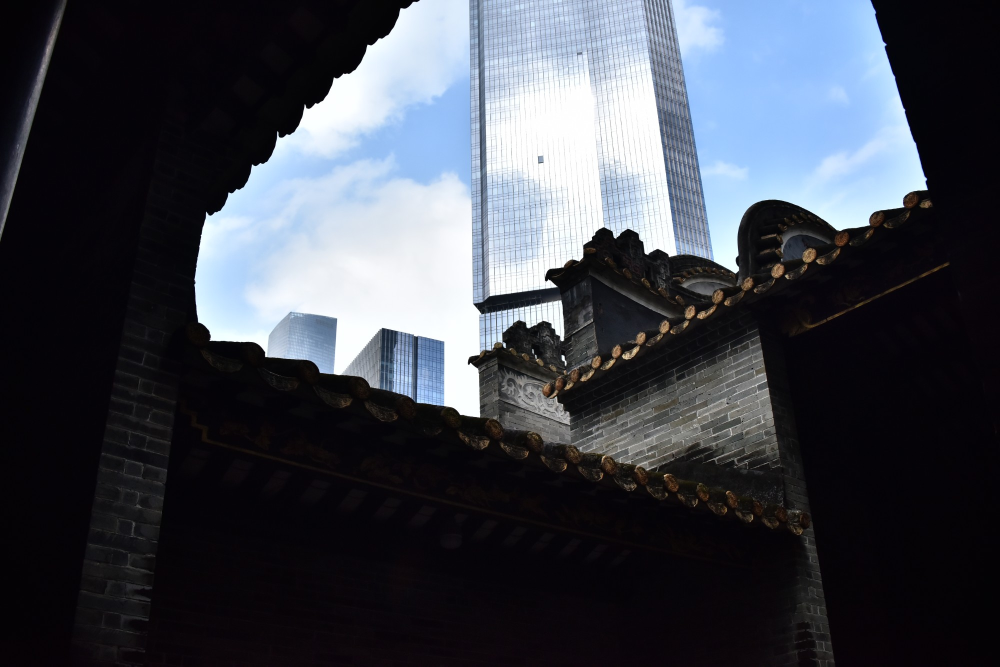
#> input picture 02_现场/照片/F04_檐下框景超高层.jpg, 2000 x 1333 px (shown at 1/2 size)
$ python prepare_photos.py
#> lines starting #> are read from the running program, lines starting #| are printed output that depends on the picture
"""Crop and tone the field photos used on the poster.

Sources live in 02_现场/照片/. Outputs go to src/assets/.
Run: python3 tools/prepare_photos.py  (needs Pillow)
"""

from pathlib import Path

from PIL import Image, ImageEnhance, ImageOps

ROOT = Path(__file__).resolve().parents[1]
PHOTOS = ROOT.parents[1] / "02_现场" / "照片"
OUT = ROOT / "src" / "assets"


def tone(img: Image.Image, contrast: float, brightness: float) -> Image.Image:
    """Warm monochrome: grey scale, then map black→ink and white→paper."""
    grey = ImageOps.grayscale(img)
    grey = ImageEnhance.Contrast(grey).enhance(contrast)
    grey = ImageEnhance.Brightness(grey).enhance(brightness)
    return ImageOps.colorize(grey, black="#0f1012", white="#f3eee4", mid="#7d7972")


def main() -> None:
    OUT.mkdir(parents=True, exist_ok=True)

    # Hero: eaves framing the skyscraper (F04). Keep the full frame.
    hero = Image.open(PHOTOS / "F04_檐下框景超高层.jpg")
#> hero is the input picture: PIL image 2000x1333 RGB; mean R, G, B 64.5, 68.4, 77.4
    hero = tone(hero, contrast=1.18, brightness=1.04)
#> in tone, `grey = ImageOps.grayscale(img)`:
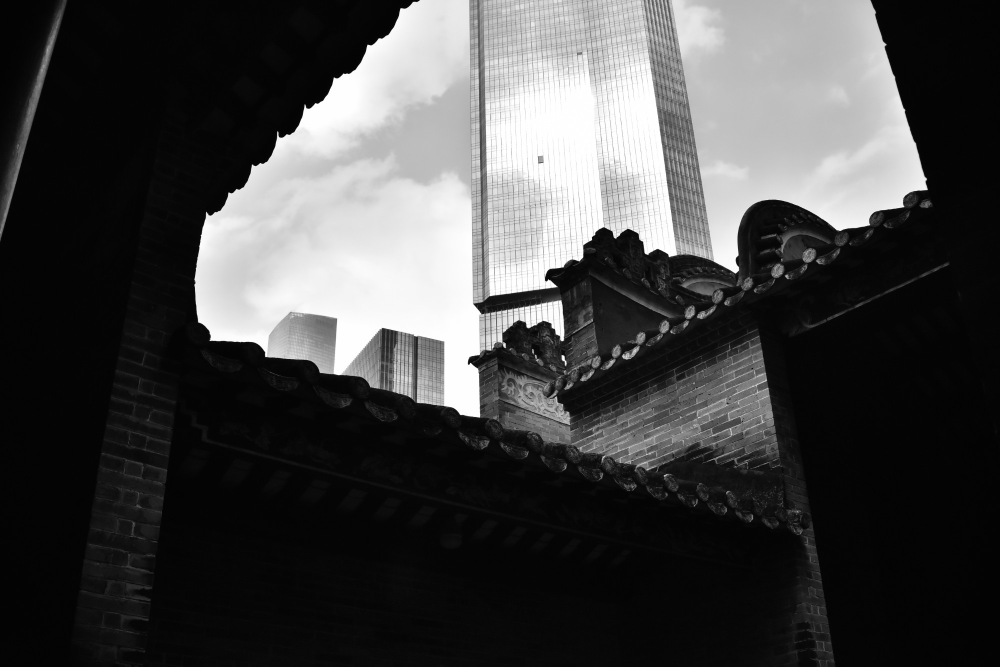
#> grey: PIL image 2000x1333 L (shown at 1/2 size); min 0, max 255, mean 68.2
#> in tone, `grey = ImageEnhance.Contrast(grey).enhance(contrast)`:
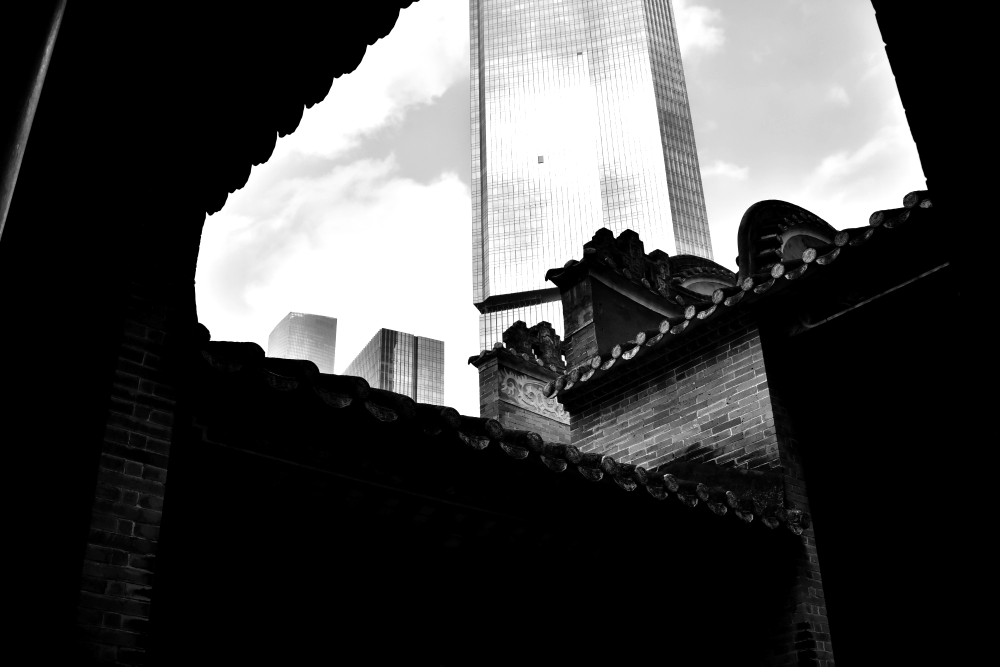
#> grey: PIL image 2000x1333 L (shown at 1/2 size); min 0, max 255, mean 69.2
#> in tone, `return ImageOps.colorize(grey, black="#0f1012", white="#f3eee4", mid="..`:
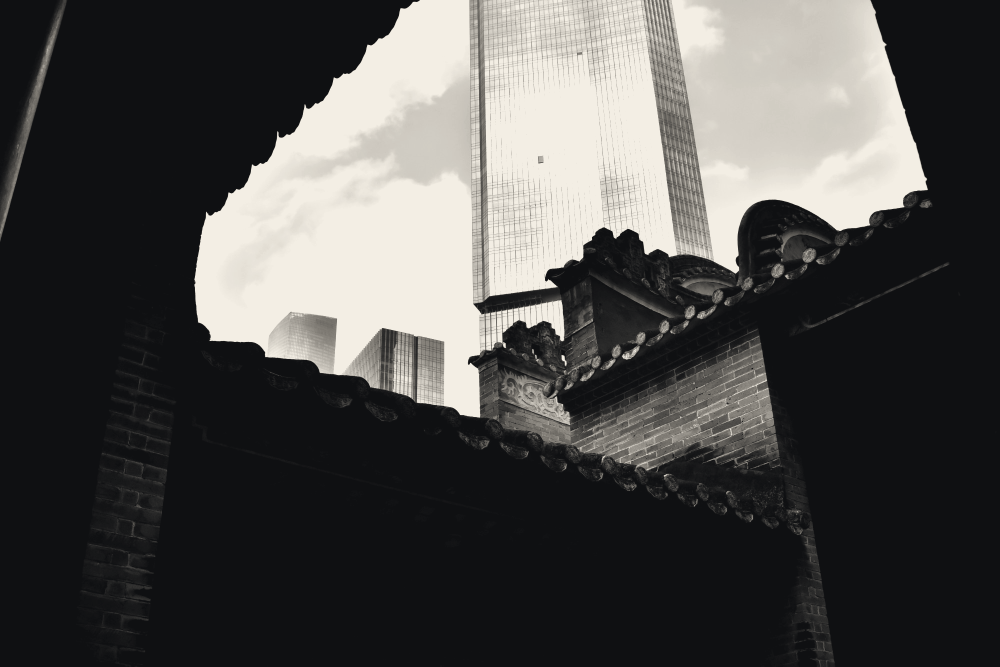
#> returned value: PIL image 2000x1333 RGB (shown at 1/2 size); mean R, G, B 77.6, 76.8, 75.2
    hero.save(OUT / "hero.jpg", quality=88, optimize=True, progressive=True)

    # Sculpture group "安居乐业" (F01). Crop away the passer-by on the left,
    # keeping only the statues and the inscription.
    sculpture = Image.open(PHOTOS / "F01_安居乐业雕塑墙.jpg")
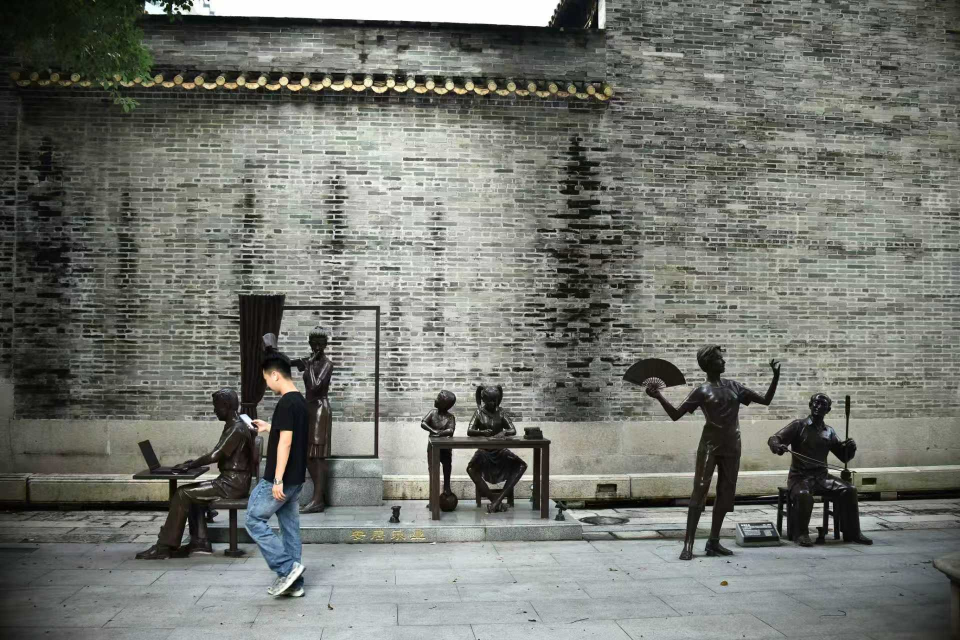
#> input picture 02_现场/照片/F01_安居乐业雕塑墙.jpg, 1920 x 1280 px (shown at 1/2 size)
#> sculpture is the input picture: PIL image 1920x1280 RGB; mean R, G, B 115.5, 118, 111.8
    sculpture = sculpture.crop((690, 560, 1790, 1140))
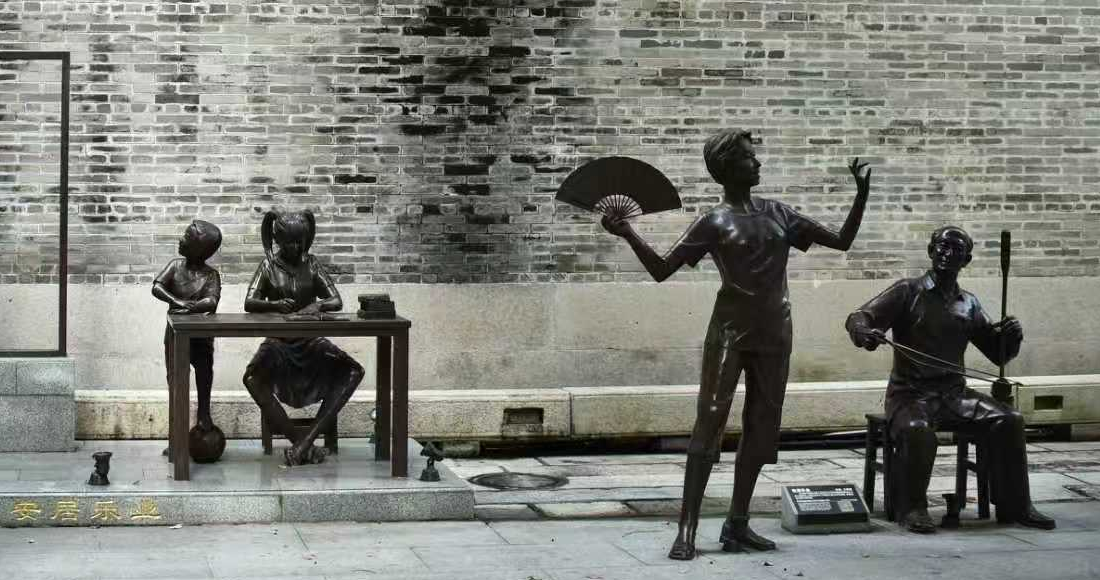
#> sculpture: PIL image 1100x580 RGB; mean R, G, B 126, 127.8, 121
    sculpture = tone(sculpture, contrast=1.12, brightness=1.02)
#> call 2 of tone, with contrast = 1.12, brightness = 1.02
#> in tone (call 2), `grey = ImageEnhance.Brightness(grey).enhance(brightness)`:
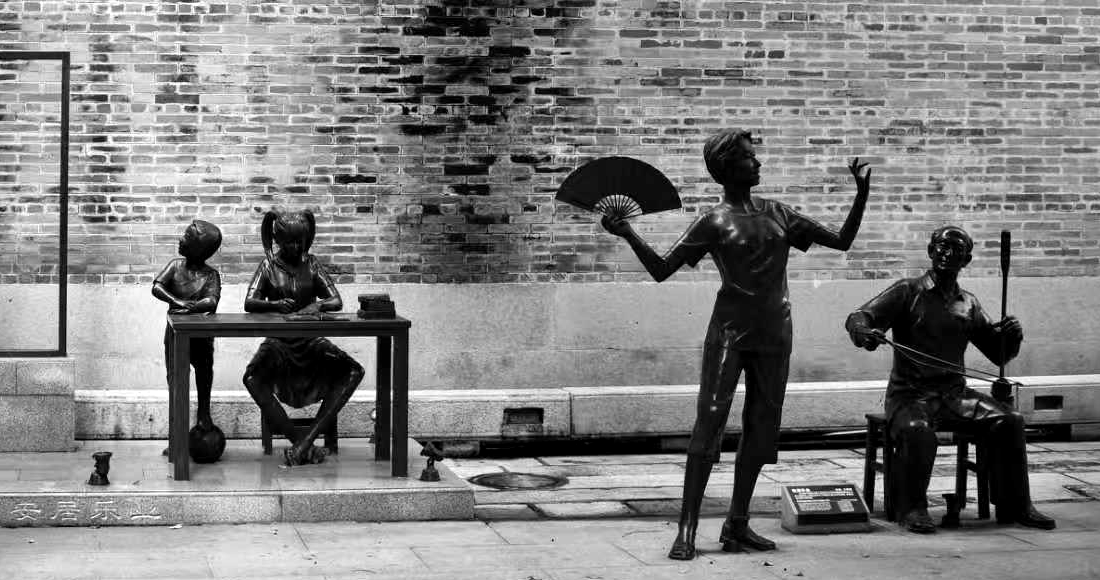
#> grey: PIL image 1100x580 L; min 0, max 255, mean 128.1
    sculpture.save(OUT / "sculpture.jpg", quality=88, optimize=True, progressive=True)

    print("photos ->", OUT)


if __name__ == "__main__":
    main()
